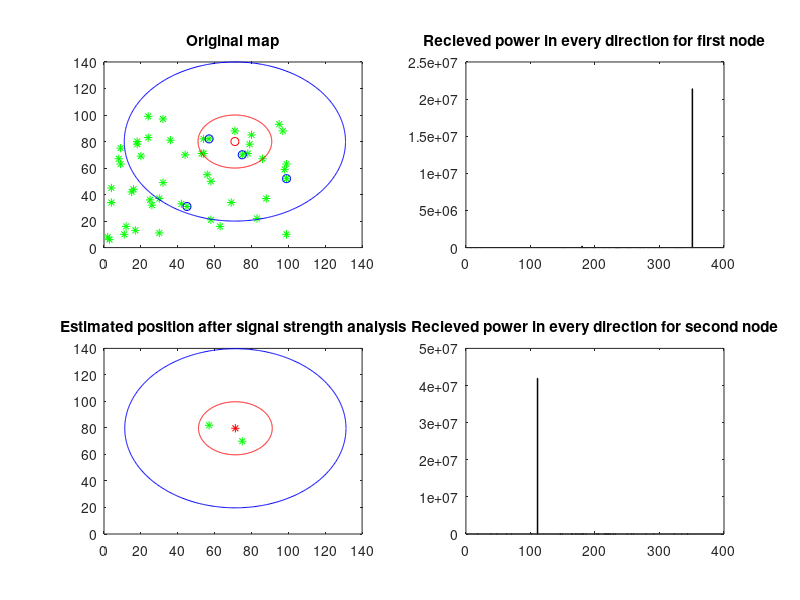
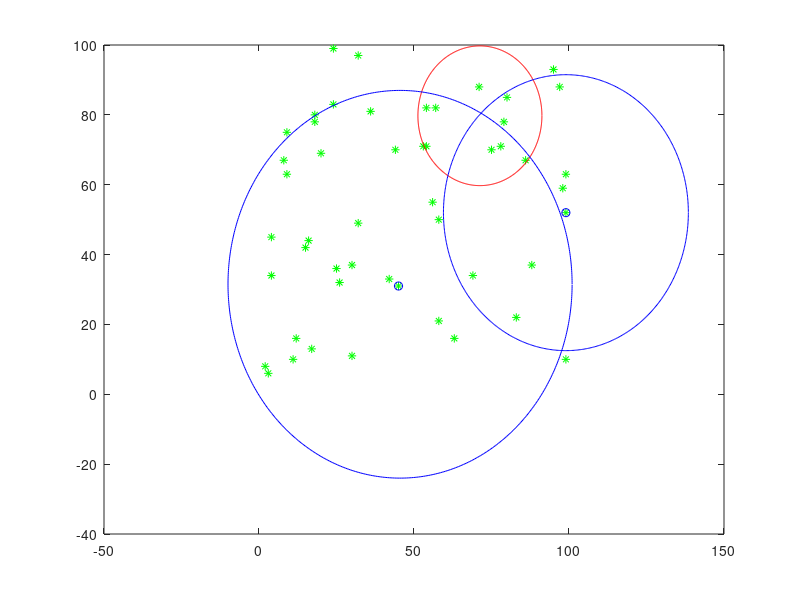

These charts were generated, in order, by the following MATLAB code: (Note: this script raises an error after producing the figures.)
clc; %clear screen
clear all;% clearing all variables
close all;% closing all windows
hold all;% hold all the plots


% a = input('Enter width of map: '); %user entry comment
% b = input('Enter length of map: '); % length
% n = input('Enter number of other mobiles in the region: '); % mobiles


a=100;%comment by putting % sign
b=100;%do same
n=50;% do same


% userx = input('Enter your x co-ordinate: '); % This user entry point
% usery = input('Enter your y co-ordinate: '); % same as above for y uncomment

fprintf('channel idle for a long time jammer might be present \n');

subplot(2,2,1);

for i=1:1:n
    xco = rand(1,1);
    yco = rand(1,1);
    xcord(i) = ceil(xco*a);
    ycord(i) = ceil(yco*b);
    figure(1)
    plot(xcord(i),ycord(i),'*g');
    hold all;
end

xcordj = ceil(rand(1,1)*a);
ycordj = ceil(rand(1,1)*b);

figure(1)
plot(xcordj,ycordj,'or');

r=20;
ang=0:0.01:2*pi;
xp=r*cos(ang);
yp=r*sin(ang);
figure(1)
plot(xcordj+xp,ycordj+yp,'r');
hold all

r=60;
ang=0:0.01:2*pi;
xp=r*cos(ang);
yp=r*sin(ang);
figure(1)
plot(xcordj+xp,ycordj+yp,'b');
hold all

for i=1:1:120
    if((i)<=20)
        pdr(i)=0;
   
    elseif(i>60)
            pdr(i) = 100;
        else
            pdr(i) = (i-20)*100/40;
            end
end


for i = 1:1:n
    disty = ycord(i) - ycordj;
    distx = xcord(i) - xcordj;
    distance = disty^2 + distx^2;
    dist(i) = floor(sqrt(distance));
end

j=0;
k = 0;
for i=1:1:n
    if(dist(i)<=20)
        j=j+1;
        firstc(j) = i;
    end
    if(dist(i)<60&& dist(i)>=20)
        k=k+1;
        second(k) = i;
    end
end

if(j==0)
    fprintf('Signal strength analysis cannot be performed  as no node present in range of jammer');
else
figure(1)
plot(xcord(firstc(1)),ycord(firstc(1)),'ob');
hold all
figure(1)
plot(xcord(firstc(2)),ycord(firstc(2)),'ob');
hold all
title('Original map');

for i = 1:1:n
    disty1 = ycord(i) - ycord(firstc(1));
    distx1 = xcord(i) - xcord(firstc(1));
    distance1 = disty1^2 + distx1^2;
    dist1(i) = floor(sqrt(distance1));
end
for i = 1:1:n
   angy1 = ycord(i) - ycord(firstc(1));
   angx1 = xcord(i) - xcord(firstc(1));
   effangle1 = atan2d(angy1,angx1);
   theta1(i) = floor(mod(360+effangle1,360));
end


subplot(2,2,3)

figure(1)
plot(xcord(firstc(1)),ycord(firstc(1)),'*g');
hold all

Gt = 1;
Gr = 1;
l = rand(1,1)*0.1;
transfrequency = l+2.4;
lambda = 3*(10^8)/(transfrequency*(10^9));
Pt  = 0.02;
Pjam = 45;

    disty1 =  ycordj -  ycord(firstc(1)) ;
    distx1 =  xcordj - xcord(firstc(1)) ;
    distance = disty1^2 + distx1^2;
    distjam1 = floor(sqrt(distance));
    effangle1 = atan2d(disty1,distx1);
    jamtheta1 = floor(mod(360+effangle1,360));


for temptheta = 0:1:359
    Pr1(temptheta+1) = 0;
end

for temptheta = 0:1:359
    for i=1:1:n
        if(temptheta+1 == theta1(i))
            Pr1(temptheta+1) = Pr1(temptheta+1) +(Pt*Gt*Gr*((lambda*(10^6))/(4*pi*dist1(i)))^2);
        end
    end
    if((temptheta+1)==jamtheta1)
        Pr1(temptheta+1) = Pr1(temptheta+1) + (Pjam*Gt*Gr*(lambda*(10^6)/(4*pi*distjam1))^2);
    end
end
title('Estimated position after signal strength analysis');
subplot(2,2,2)
bar(Pr1);
hold all
title('Recieved power in every direction for first node');
abc  = (Pjam*Gt*Gr*(lambda*(10^6)/(4*pi*distjam1))^2);

for temp1 = 1:1:360
if(Pr1(temp1) == max(Pr1))
    fprintf('Jammer present at %d degrees according to signal strength analysis at node 1',temp1);
    if(temp1>180)
        temp1 = temp1 - 360;
    end
    m1 = (tan(temp1*pi/180));
end
end
b1 = ycord(firstc(1))- m1*(xcord(firstc(1)));
end

if(j>1)

for i = 1:1:n
    disty2 = ycord(i) - ycord(firstc(2));
    distx2 = xcord(i) - xcord(firstc(2));
    distance2 = disty2^2 + distx2^2;
    dist2(i) = floor(sqrt(distance1));
end
for i = 1:1:n
   angy2 = ycord(i) - ycord(firstc(2));
   angx2 = xcord(i) - xcord(firstc(2));
   effangle2 = atan2d(angy2,angx2);
   theta2(i) = floor(mod(360+effangle2,360));
end
subplot(2,2,3)   
figure(1)
plot(xcord(firstc(2)),ycord(firstc(2)),'*g');
hold all
    

disty2 =  ycordj - ycord(firstc(2)) ;
distx2 =  xcordj - xcord(firstc(2))   ;
distance = disty2^2 + distx2^2;
distjam2 = floor(sqrt(distance));
effangle2 = atan2d(disty2,distx2);
jamtheta2 = floor(mod(360+effangle2,360));



for temptheta = 0:1:359
    Pr2(temptheta+1) = 0;
end

for temptheta = 0:1:359
    for i=1:1:n
        if(temptheta+1 == theta2(i))
            Pr2(temptheta+1) = Pr2(temptheta+1) +(Pt*Gt*Gr*((lambda*(10^6))/(4*pi*dist2(i)))^2);
        end
    end
    if((temptheta+1)==jamtheta2)
        Pr2(temptheta+1) = Pr2(temptheta+1) + (Pjam*Gt*Gr*(lambda*(10^6)/(4*pi*distjam2))^2);
    end
end


abc  = (Pjam*Gt*Gr*(lambda*(10^6)/(4*pi*distjam2))^2);

for temp2 = 1:1:360
if(Pr2(temp2) == max(Pr2))
    fprintf('\n Jammer present at %d degrees according to signal strength analysis at node 2',temp2);
    if(temp2>180)
    temp2 = temp2-360;
    end
    m2 = (tan(temp2*pi/180));
end
end



b2 = ycord(firstc(2))- m2*(xcord(firstc(2)));

xintersect = (b2-b1)/(m1-m2);
yintersect = m1*xintersect + b1;

plot(xintersect,yintersect,'*r');
hold all

r=20;
ang=0:0.01:2*pi;
xp=r*cos(ang);
yp=r*sin(ang);
figure(1)
plot(xintersect+xp,yintersect+yp,'r');
hold all

r=60;
ang=0:0.01:2*pi;
xp=r*cos(ang);
yp=r*sin(ang);
figure(1)
plot(xintersect+xp,yintersect+yp,'b');
hold all


subplot(2,2,4)

bar(Pr2);
hold all
title('Recieved power in every direction for second node');

end

if(j==0 || j<2)
    fprintf('\n pdr analysis cannot be performed');
else 
      
figure(1)
subplot(2,2,1);
plot(xcord(second(1)),ycord(second(1)),'ob');
hold all


figure(1)
subplot(2,2,1);
plot(xcord(second(2)),ycord(second(2)),'ob');
hold all



for i=1:1:n
    figure(2)
    plot(xcord(i),ycord(i),'*g');
    hold all;
end
fprintf('\n pdr at node 1 is %f therefore distance from the jammer might be %d ',pdr(dist(second(1))),dist(second(1)));
fprintf('\n pdr at node 2 is %f therefore distance from the jammer might be %d ',pdr(dist(second(2))),dist(second(2)));
figure(2)
plot(xcord(second(1)),ycord(second(1)),'ob');
hold all


figure(2)
plot(xcord(second(2)),ycord(second(2)),'ob');
hold all 


r=20;
ang=0:0.01:2*pi;
xp=r*cos(ang);
yp=r*sin(ang);
figure(2)
plot(xintersect+xp,yintersect+yp,'r');
hold all

r=dist(second(1))+0.5;
ang=0:0.01:2*pi;
xp=r*cos(ang);
yp=r*sin(ang);
figure(2)
plot(xcord(second(1))+xp,ycord(second(1))+yp,'b');
hold all
    

radius = dist(second(2))+0.5;
ang=0:0.01:2*pi;
xp=radius*cos(ang)+0.5;
yp=radius*sin(ang)+0.5;
figure(2)
plot(xcord(second(2))+xp,ycord(second(2))+yp,'b');
hold all

[xout , yout] = circcirc(xcord(second(1)),ycord(second(1)),r,xcord(second(2)),ycord(second(2)),radius);

if(((xout(1)-xintersect)^2 + (yout(1)-yintersect)^2) <= ((xout(2)-xintersect)^2 + (yout(2)-yintersect)^2))
    
    xpdr = xout(1);
    ypdr = yout(1);
    
else
    xpdr = xout(2);
    ypdr = yout(2);
end
 
figure(2)
plot(xcordj,ycordj,'*r');
hold all 

figure(2)
plot(xpdr,ypdr,'*b');
hold all 

fprintf('\n original coordinates %f, %f',xcordj,ycordj);
fprintf('\n signal strength analysis %f, %f',xintersect,yintersect);
fprintf('\n pdr analysis %f,%f',xpdr,ypdr);
end












 
